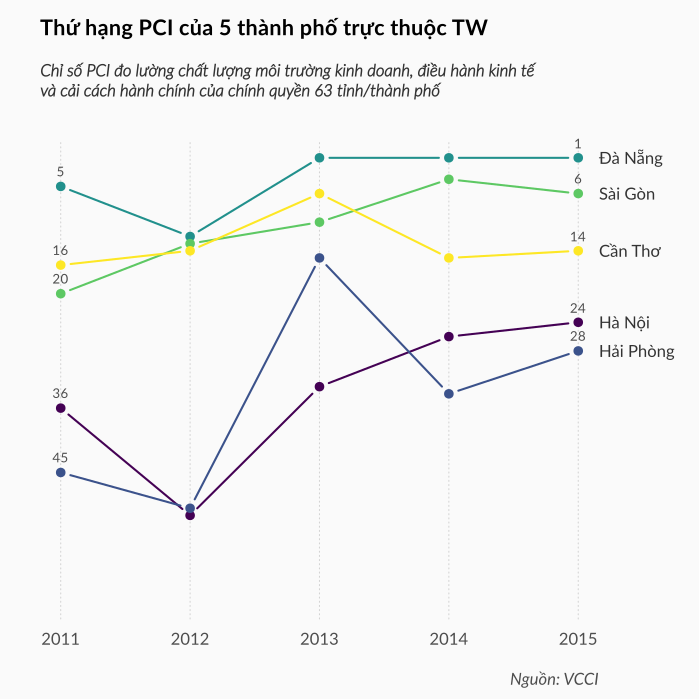

Write R code to recreate this figure.
## Critique by redesign
## Case 2
## http://infographics.vn//nhin-lai-xep-hang-pci-cua-5-thanh-pho-truc-thuoc-trung-uong/5573.vna


library(viridis) # for colors
library(reshape2)


## import data
pci <- read.csv("pci_ranking.csv", stringsAsFactors = F)

x_label <- Reduce(c, pci[pci$year == 2015, 2:6])
point_label <- pci[pci$year %in% c(2011, 2015), ]
point_label <- melt(point_label, id.vars = "year", variable.name = "province", value.name = "rank")
my_colors <- viridis(5)

## -----------------------------------------------------------------------------
## VISUALIZE DATA
## -----------------------------------------------------------------------------

## first try
plot(pci$year, pci$hanoi, type = "b")

## inverse yaxis
plot(pci$year, pci$hanoi, type = "b", ylim = c(63, 1))

## add other province
plot(pci$year, pci$hanoi, type = "b", ylim = c(63, 1))
lines(pci$year, pci$haiphong, type = "b")
lines(pci$year, pci$danang, type = "b")
lines(pci$year, pci$saigon, type = "b")
lines(pci$year, pci$cantho, type = "b")

## add grid
plot(pci$year, pci$hanoi, type = "b", ylim = c(63, 1))
grid(NULL, NA)
lines(pci$year, pci$haiphong, type = "b")
lines(pci$year, pci$danang, type = "b")
lines(pci$year, pci$saigon, type = "b")
lines(pci$year, pci$cantho, type = "b")

## remove labels
plot(pci$year, pci$hanoi, type = "b", ylim = c(63, 1), ann = F, axes = F)
grid(NULL, NA)
lines(pci$year, pci$haiphong, type = "b")
lines(pci$year, pci$danang, type = "b")
lines(pci$year, pci$saigon, type = "b")
lines(pci$year, pci$cantho, type = "b")

## remake labels
plot(pci$year, pci$hanoi, type = "b", ylim = c(63, 1), ann = F, axes = F)
grid(NULL, NA)
lines(pci$year, pci$haiphong, type = "b")
lines(pci$year, pci$danang, type = "b")
lines(pci$year, pci$saigon, type = "b")
lines(pci$year, pci$cantho, type = "b")
axis(1, tick = F)
axis(4, at = x_label, labels = c("Hà Nội", "Hải Phòng", "Đà Nẵng", "Sài Gòn", "Cần Thơ"),
     las = 1, tick = F)

## make margin larger
par(mar = c(4, 2, 7, 5))
plot(pci$year, pci$hanoi, type = "b", ylim = c(63, 1), ann = F, axes = F)
grid(NULL, NA)
lines(pci$year, pci$haiphong, type = "b")
lines(pci$year, pci$danang, type = "b")
lines(pci$year, pci$saigon, type = "b")
lines(pci$year, pci$cantho, type = "b")
axis(1, tick = F)
axis(4, at = x_label, labels = c("Hà Nội", "Hải Phòng", "Đà Nẵng", "Sài Gòn", "Cần Thơ"),
     las = 1, tick = F)

## add data labels
par(mar = c(4, 2, 7, 5))
plot(pci$year, pci$hanoi, type = "b", ylim = c(63, 1), ann = F, axes = F)
grid(NULL, NA)
lines(pci$year, pci$haiphong, type = "b")
lines(pci$year, pci$danang, type = "b")
lines(pci$year, pci$saigon, type = "b")
lines(pci$year, pci$cantho, type = "b")
axis(1, tick = F)
axis(4, at = x_label, labels = c("Hà Nội", "Hải Phòng", "Đà Nẵng", "Sài Gòn", "Cần Thơ"),
     las = 1, tick = F)
text(point_label$year, point_label$rank - 2, labels = point_label$rank, xpd = T)


## add context
par(mar = c(4, 2, 7, 5))
plot(pci$year, pci$hanoi, type = "b", ylim = c(63, 1), ann = F, axes = F)
grid(NULL, NA)
lines(pci$year, pci$haiphong, type = "b")
lines(pci$year, pci$danang, type = "b")
lines(pci$year, pci$saigon, type = "b")
lines(pci$year, pci$cantho, type = "b")
axis(1, tick = F)
axis(4, at = x_label, labels = c("Hà Nội", "Hải Phòng", "Đà Nẵng", "Sài Gòn", "Cần Thơ"),
     las = 1, tick = F)
text(point_label$year, point_label$rank - 2, labels = point_label$rank, xpd = T)
mtext("Thứ hạng PCI của 5 thành phố trực thuộc TW", adj = 0, line = 5) # title
mtext("Chỉ số PCI đo lường chất lượng môi trường kinh doanh, điều hành kinh tế\nvà cải cách hành chính của chính quyền 63 tỉnh/thành phố",
      adj = 0, line = 2)                # subtitle
mtext("Nguồn: VCCI", side = 1, line = 2.5, adj = 1) # source


## add colors
par(mar = c(4, 2, 7, 5))
plot(pci$year, pci$hanoi, type = "b", ylim = c(63, 1), ann = F, axes = F)
grid(NULL, NA)
lines(pci$year, pci$haiphong, type = "b", col = my_colors[2])
lines(pci$year, pci$danang, type = "b", col = my_colors[3])
lines(pci$year, pci$saigon, type = "b", col = my_colors[4])
lines(pci$year, pci$cantho, type = "b", col = my_colors[5])
axis(1, tick = F)
axis(4, at = x_label, labels = c("Hà Nội", "Hải Phòng", "Đà Nẵng", "Sài Gòn", "Cần Thơ"),
     las = 1, tick = F)
text(point_label$year, point_label$rank - 2, labels = point_label$rank, xpd = T)
mtext("Thứ hạng PCI của 5 thành phố trực thuộc TW", adj = 0, line = 5) # title
mtext("Chỉ số PCI đo lường chất lượng môi trường kinh doanh, điều hành kinh tế\nvà cải cách hành chính của chính quyền 63 tỉnh/thành phố",
      adj = 0, line = 2)                # subtitle
mtext("Nguồn: VCCI", side = 1, line = 2.5, adj = 1) # source

## final adjustment of line width and spacing
par(mar = c(4, 2, 7, 5))
plot(pci$year, pci$hanoi, type = "b", ylim = c(63, 1), ann = F, axes = F, pch = 19, lwd = 2, col = my_colors[1])
grid(NULL, NA)
lines(pci$year, pci$haiphong, type = "b", col = my_colors[2], pch = 19, lwd = 2)
lines(pci$year, pci$danang, type = "b", col = my_colors[3], pch = 19, lwd = 2)
lines(pci$year, pci$saigon, type = "b", col = my_colors[4], pch = 19, lwd = 2)
lines(pci$year, pci$cantho, type = "b", col = my_colors[5], pch = 19, lwd = 2)
axis(1, lwd = 0, col.axis = "gray30", line = -0.5)
axis(4, at = x_label, labels = c("Hà Nội", "Hải Phòng", "Đà Nẵng", "Sài Gòn", "Cần Thơ"),
     las = 1, lwd = 0, adj = 0, line = -1, col.axis = "gray20")
text(point_label$year, point_label$rank - 2, labels = point_label$rank, xpd = T, cex = 0.8, col = "gray30")
mtext("Thứ hạng PCI của 5 thành phố trực thuộc TW", adj = 0, font = 2, cex = 1.3, line = 5)
mtext("Chỉ số PCI đo lường chất lượng môi trường kinh doanh, điều hành kinh tế\nvà cải cách hành chính của chính quyền 63 tỉnh/thành phố",
      adj = 0, font = 3, line = 2, col = "gray20")
mtext("Nguồn: VCCI", side = 1, font = 3, line = 2.5, adj = 1, col = "gray30")


## -----------------------------------------------------------------------------
## EXPORT
## -----------------------------------------------------------------------------

cairo_pdf("~/Dropbox/intro_visualization/figures/pci_ranking.pdf", width = 6.989583, height = 6.992017)

par(mar = c(4, 2, 7, 5))
plot(pci$year, pci$hanoi, type = "b", ylim = c(63, 1), ann = F, axes = F, pch = 19, lwd = 2, col = my_colors[1])
grid(NULL, NA)
lines(pci$year, pci$haiphong, type = "b", col = my_colors[2], pch = 19, lwd = 2)
lines(pci$year, pci$danang, type = "b", col = my_colors[3], pch = 19, lwd = 2)
lines(pci$year, pci$saigon, type = "b", col = my_colors[4], pch = 19, lwd = 2)
lines(pci$year, pci$cantho, type = "b", col = my_colors[5], pch = 19, lwd = 2)
axis(1, lwd = 0, col.axis = "gray30", line = -0.5)
axis(4, at = x_label, labels = c("Hà Nội", "Hải Phòng", "Đà Nẵng", "Sài Gòn", "Cần Thơ"),
     las = 1, lwd = 0, adj = 0, line = -1, col.axis = "gray20")
text(point_label$year, point_label$rank - 2, labels = point_label$rank, xpd = T, cex = 0.8, col = "gray30")
mtext("Thứ hạng PCI của 5 thành phố trực thuộc TW", adj = 0, font = 2, cex = 1.3, line = 5)
mtext("Chỉ số PCI đo lường chất lượng môi trường kinh doanh, điều hành kinh tế\nvà cải cách hành chính của chính quyền 63 tỉnh/thành phố",
      adj = 0, font = 3, line = 2, col = "gray20")
mtext("Nguồn: VCCI", side = 1, font = 3, line = 2.5, adj = 1, col = "gray30")

dev.off()
